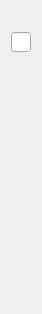
<?xml version="1.0" encoding="UTF-8"?>
<ui version="4.0">
 <class>Booster7Widget</class>
 <widget class="QWidget" name="Booster7Widget">
  <property name="geometry">
   <rect>
    <x>0</x>
    <y>0</y>
    <width>38</width>
    <height>314</height>
   </rect>
  </property>
  <property name="windowTitle">
   <string>Form</string>
  </property>
  <layout class="QVBoxLayout" name="verticalLayout">
   <item>
    <widget class="QLabel" name="lblfiller">
     <property name="maximumSize">
      <size>
       <width>16777215</width>
       <height>20</height>
      </size>
     </property>
     <property name="text">
      <string/>
     </property>
    </widget>
   </item>
   <item>
    <widget class="QLineEdit" name="edStatus">
     <property name="sizePolicy">
      <sizepolicy hsizetype="Expanding" vsizetype="Fixed">
       <horstretch>0</horstretch>
       <verstretch>0</verstretch>
      </sizepolicy>
     </property>
     <property name="maximumSize">
      <size>
       <width>20</width>
       <height>20</height>
      </size>
     </property>
     <property name="styleSheet">
      <string notr="true">QLabel { background-color : yellow; color : black; }</string>
     </property>
     <property name="readOnly">
      <bool>true</bool>
     </property>
    </widget>
   </item>
   <item>
    <widget class="QLabel" name="lblfiller_2">
     <property name="maximumSize">
      <size>
       <width>16777215</width>
       <height>20</height>
      </size>
     </property>
     <property name="text">
      <string/>
     </property>
    </widget>
   </item>
   <item>
    <widget class="QLabel" name="lblfiller_3">
     <property name="maximumSize">
      <size>
       <width>16777215</width>
       <height>20</height>
      </size>
     </property>
     <property name="text">
      <string/>
     </property>
    </widget>
   </item>
   <item>
    <widget class="QLabel" name="lblfiller_4">
     <property name="maximumSize">
      <size>
       <width>16777215</width>
       <height>20</height>
      </size>
     </property>
     <property name="text">
      <string/>
     </property>
    </widget>
   </item>
   <item>
    <widget class="QLabel" name="lblfiller_11">
     <property name="maximumSize">
      <size>
       <width>16777215</width>
       <height>20</height>
      </size>
     </property>
     <property name="text">
      <string/>
     </property>
    </widget>
   </item>
   <item>
    <widget class="QLabel" name="lblfiller_5">
     <property name="maximumSize">
      <size>
       <width>16777215</width>
       <height>20</height>
      </size>
     </property>
     <property name="text">
      <string/>
     </property>
    </widget>
   </item>
   <item>
    <widget class="QLabel" name="lblfiller_6">
     <property name="maximumSize">
      <size>
       <width>16777215</width>
       <height>20</height>
      </size>
     </property>
     <property name="text">
      <string/>
     </property>
    </widget>
   </item>
   <item>
    <widget class="QLabel" name="lblfiller_7">
     <property name="maximumSize">
      <size>
       <width>16777215</width>
       <height>20</height>
      </size>
     </property>
     <property name="text">
      <string/>
     </property>
    </widget>
   </item>
   <item>
    <widget class="QLabel" name="lblfiller_8">
     <property name="maximumSize">
      <size>
       <width>16777215</width>
       <height>20</height>
      </size>
     </property>
     <property name="text">
      <string/>
     </property>
    </widget>
   </item>
   <item>
    <widget class="QLabel" name="lblfiller_10">
     <property name="maximumSize">
      <size>
       <width>16777215</width>
       <height>20</height>
      </size>
     </property>
     <property name="text">
      <string/>
     </property>
    </widget>
   </item>
   <item>
    <widget class="QLabel" name="lblfiller_9">
     <property name="maximumSize">
      <size>
       <width>16777215</width>
       <height>20</height>
      </size>
     </property>
     <property name="text">
      <string/>
     </property>
    </widget>
   </item>
   <item>
    <widget class="QLabel" name="lblfiller_12">
     <property name="maximumSize">
      <size>
       <width>16777215</width>
       <height>20</height>
      </size>
     </property>
     <property name="text">
      <string/>
     </property>
    </widget>
   </item>
   <item>
    <widget class="QLabel" name="lblfiller_13">
     <property name="maximumSize">
      <size>
       <width>16777215</width>
       <height>20</height>
      </size>
     </property>
     <property name="text">
      <string/>
     </property>
    </widget>
   </item>
  </layout>
 </widget>
 <resources/>
 <connections/>
</ui>
